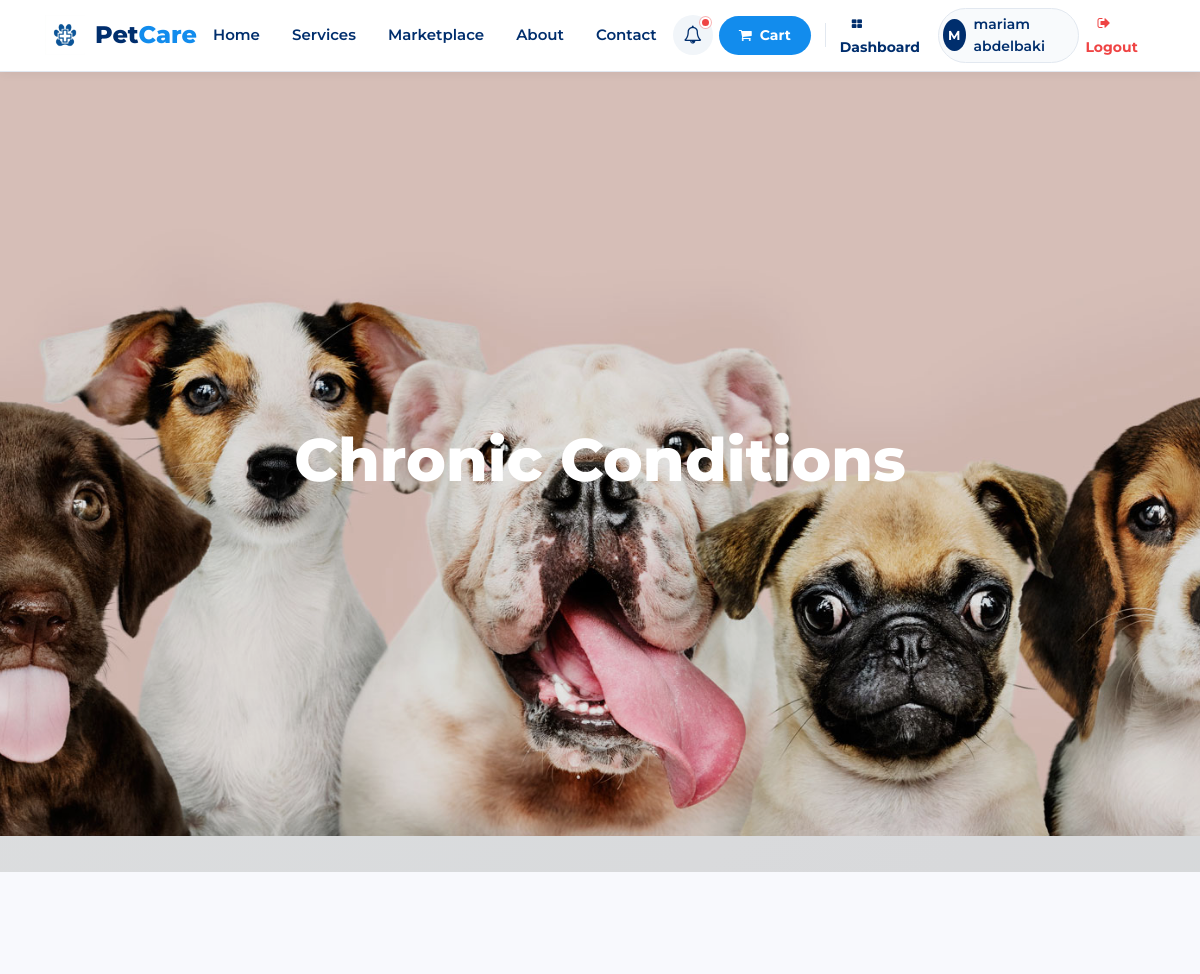
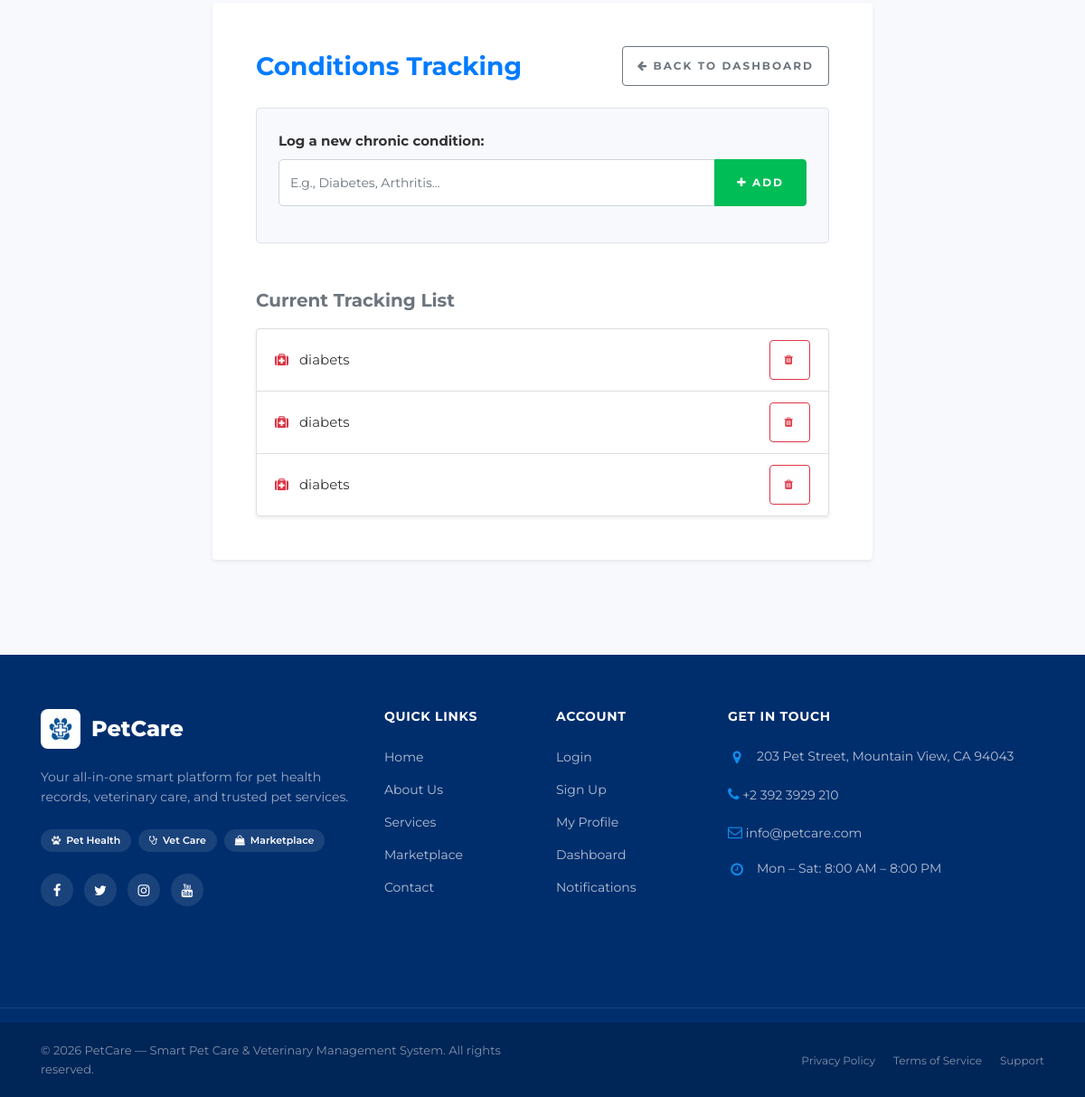
The page /petowner/viewConditions/8 (signed in) on the database its author committed (2 pictures, top to bottom).
### tables this page shows
CREATE TABLE `chroniccondition` (
  `ConditionID` int(11) NOT NULL,
  `PetID` int(11) NOT NULL,
  `ConditionName` varchar(100) NOT NULL,
  `Status` enum('Active','Controlled','Critical','Resolved') DEFAULT 'Active'
);

### App/Controllers/PetOwnerController.php (called while the page is built, shortened)
<?php
class PetOwnerController extends Controller
{
    public function viewConditions($petId)
    {
        $medical = new MedicalRecord();
        $data['conditions'] = $medical->getConditions($petId);
        $data['pet_id'] = $petId;
        $this->view('PetOwner/viewCondition', $data);
    }
}

### App/Core/App.php (called while the page is built, shortened)
<?php
class App
{
    private $method     = 'index';
    public function splitUrl()
    {
        $url = $_GET['url'] ?? 'home';
        $url = rtrim($url, '/');
        $url = explode('/', $url);
        return $url;
    }
    public function run()
    {
        $url = $this->splitUrl();
        $controller = new $this->controller;
        if (! empty($url[1])) {
            if (method_exists($controller, $url[1])) {
                $this->method = $url[1];
            } else {
                require_once __DIR__ . '/../Controllers/Error404Controller.php';
                $this->controller = 'Error404Controller';
                $controller = new $this->controller;
                $this->method = 'index';
            }
        }
        $params = [];
if (count($url) > 2) {
    $params = array_slice($url, 2);
}
call_user_func_array(
    [$controller, $this->method],
    $params
);
    }
}

### Public/index.php (called while the page is built, shortened)
<?php
$app = new App;
$app->run();

### App/Core/Database.php (called while the page is built)
<?php
trait Database
{
    public function connect()
    {
        $string = "mysql:host=" . DBHOST . ";dbname=" . DBNAME . ";charset=utf8mb4";
        $options = [
            PDO::ATTR_ERRMODE            => PDO::ERRMODE_EXCEPTION,
            PDO::ATTR_DEFAULT_FETCH_MODE => PDO::FETCH_ASSOC,
        ];
        $connection = new PDO($string, DBUSER, DBPASS, $options);
        return $connection;
    }
    public function query($query, $data = [])
    {
        try {
            $stmt  = $this->connect()->prepare($query);
            $check = $stmt->execute($data);
            if ($check) {
                $result = $stmt->fetchAll(PDO::FETCH_ASSOC);
                if (is_array($result) && count($result) > 0) {
                    return $result;
                } else {
                    return $stmt->rowCount() > 0 ? true : false;
                }
            } else {
                return false;
            }
        } catch (PDOException $e) {
            error_log("DB Error: " . $e->getMessage());
            return false;
        }
    }
}

### App/models/MedicalRecord.php (called while the page is built, shortened)
<?php
class MedicalRecord
{
    public function getConditions($petId)
    {
        $query = "SELECT * FROM ChronicCondition WHERE PetID = :PetID";
        return $this->query($query, ['PetID' => $petId]);
    }
}

### App/views/PetOwner/viewCondition.php (the view, shortened to what this page needs)
<?php require __DIR__ . '/../layouts/header.php'; ?>
<?php require __DIR__ . '/../layouts/navbar.php'; ?>
<div class="hero-wrap js-fullheight" style="background-image: url('<?php echo ROOT ?>/assets/images/bg_2.jpg'); height: 300px !important; min-height: 300px;" data-stellar-background-ratio="0.5">
  <div class="overlay"></div>
  <div class="container">
    <div class="row no-gutters slider-text js-fullheight align-items-center justify-content-center" style="height: 300px !important; min-height: 300px;">
      <div class="col-md-11 ftco-animate text-center">
        <h1 class="mb-4">Chronic Conditions</h1>
      </div>
    </div>
  </div>
</div>
<section class="ftco-section bg-light">
    <div class="container">
        <div class="row justify-content-center">
            <div class="col-md-8">
                <div class="p-5 bg-white shadow-sm rounded">
                    <div class="mb-4 d-flex justify-content-between align-items-center">
                        <h3 class="mb-0 text-primary">Conditions Tracking</h3>
                        <a href="<?= ROOT ?>/petowner/index" class="btn btn-outline-secondary btn-sm"><i class="fa fa-arrow-left"></i> Back to Dashboard</a>
                    </div>
                    <form action="<?= ROOT ?>/petowner/addCondition" method="POST" class="mb-5 p-4 bg-light rounded border">
                        <div class="form-group">
                            <label class="font-weight-bold">Log a new chronic condition:</label>
                            <div class="input-group">
                                <input type="text" name="condition" class="form-control" placeholder="E.g., Diabetes, Arthritis..." required>
                                <div class="input-group-append">
                                    <button class="btn btn-primary px-4" type="submit"><i class="fa fa-plus"></i> Add</button>
                                </div>
                            </div>
                        </div>
                    </form>
                    <h5 class="text-secondary mb-3">Current Tracking List</h5>
                    <ul class="list-group shadow-sm">
                        <?php if (!empty($data['conditions'])): ?>
                            <?php foreach ($data['conditions'] as $condition): ?>
                                <li class="list-group-item d-flex justify-content-between align-items-center">
                                    <span><i class="fa fa-medkit text-danger mr-2"></i> <?= htmlspecialchars($condition['ConditionName']) ?></span>
                                    <a href="<?= ROOT ?>/petowner/deleteCondition/<?= $condition['ConditionID'] ?>" class="btn btn-sm btn-outline-danger" onclick="return confirm('Remove this condition?');"><i class="fa fa-trash"></i></a>
                                </li>
                            <?php endforeach; ?>
                        <?php else: ?>
                            <li class="list-group-item text-muted text-center py-4">No chronic conditions recorded for this pet.</li>
                        <?php endif; ?>
                    </ul>
                </div>
            </div>
        </div>
    </div>
</section>
<?php require __DIR__ . '/../layouts/footer.php'; ?>

### Public/assets/CSS/profile.css (style rules this page uses)
:root { --profile-primary: #185FA5; --profile-secondary: #0C447C; --profile-bg: #f8fafc; --profile-white: #ffffff; --profile-border: rgba(0, 0, 0, 0.08); --profile-text: #1e293b; --profile-muted: #64748b; --profile-radius: 16px; --profile-shadow: 0 4px 6px -1px rgba(0, 0, 0, 0.1), 0 2px 4px -1px rgba(0, 0, 0, 0.06); }

### Public/assets/CSS/passport.css (style rules this page uses)
body { background: #f4f7f6; }

### Public/assets/CSS/home.css (style rules this page uses)
:root { --brand-primary: var(--chewy-blue); --brand-secondary: var(--chewy-navy); --brand-accent: var(--chewy-orange); --brand-bg: #f6f9fc; }

### Public/assets/CSS/error.css (style rules this page uses)
:root { --primary-blue: #185FA5; --soft-blue: #E3F2FD; --accent-orange: #FF8A65; --glass-bg: rgba(255, 255, 255, 0.85); }
body { background: linear-gradient(135deg, #f8f9fa 0%, #e9ecef 100%); min-height: 100vh; display: flex; flex-direction: column; }

### Public/assets/CSS/theme.css (style rules this page uses)
:root { --chewy-blue: #128ced; --chewy-navy: #002e6d; --chewy-orange: #ff9f00; --chewy-bg: #ffffff; --chewy-bg-alt: #f6f6f6; --chewy-text: #333333; --chewy-text-muted: #666666; --chewy-border: #e2e8f0; --chewy-radius: 12px; --chewy-radius-pill: 100px; --chewy-shadow: 0 4px 12px rgba(0, 0, 0, 0.05); }
body { font-family: 'Montserrat', -apple-system, BlinkMacSystemFont, "Segoe UI", Roboto, sans-serif; color: var(--chewy-text); background-color: var(--chewy-bg); line-height: 1.6; }
h1, h2, h3, h4, h5, h6 { color: var(--chewy-navy); font-weight: 700; }

### rows shown on the page
chroniccondition: ConditionName "diabets"
chroniccondition: ConditionName "diabets"
chroniccondition: ConditionName "diabets"

### other values the page prints
substr($_SESSION['username'], 0, 1) "M"
$_SESSION['username'] "mariam abdelbaki"
